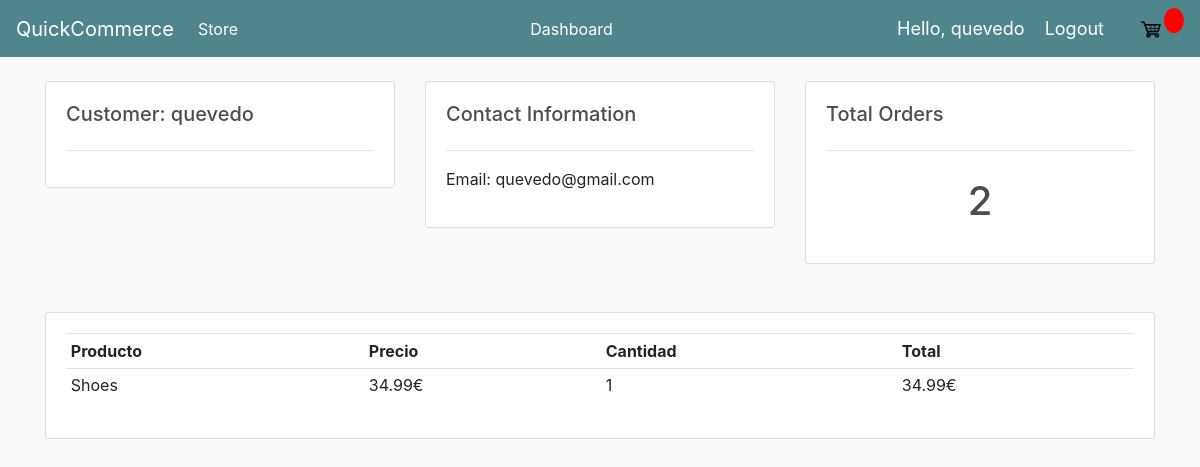
The app's page /customer/1 (signed in), older data.
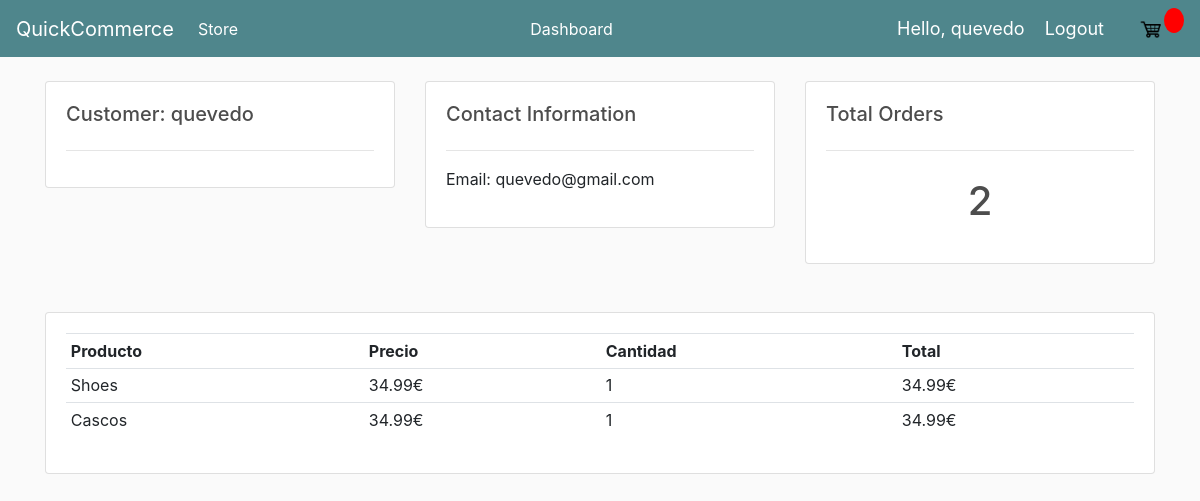
The same page, newer data.
### store/models.py (models this page shows, shortened)
class ProductoPedido(models.Model):
	producto = models.ForeignKey(Producto, on_delete=models.SET_NULL, null=True)
	pedido = models.ForeignKey(Pedido, on_delete=models.SET_NULL, null=True) # Si pongo clase Producto debajo de esta, no pilla la FK
	cantidad = models.IntegerField(default=0, null=True, blank=True)
	dia_añadido = models.DateTimeField(auto_now_add=True)
	@property
	def get_total(self):
		total = self.producto.precio * self.cantidad
		return total

class Producto(models.Model):
	nombre = models.CharField(max_length=200)
	precio = models.DecimalField(max_digits=7, decimal_places=2)
	digital = models.BooleanField(default=False,null=True, blank=True)
	imagen = models.ImageField(null=True, blank=True)

### store/views.py (the view)
# urls.py: path('customer/<int:pk>', views.customer, name="customer"),
def customer(request,pk):
	cliente = Cliente.objects.get(id=pk)
	data = cartData(request)
	items = data['items'] # try to access products that have been registered for that order and print them in the interface
	pedido= cliente.pedido_set.all()
	total_orders = pedido.count()
	context={'cliente':cliente, 'pedido':pedido, 'total_orders':total_orders,'items':items}
	return render(request, 'store/customer.html',context)

### store/models.py (called while the page is built)
	@property
	def get_cart_items(self):
		productopedido = self.productopedido_set.all()
		total = sum([item.cantidad for item in productopedido])
		return total

### store/utils.py (called while the page is built)
def cartData(request): # This function calls cookieCart() function which contains all items and their prices that have been added to the cart.
	if request.user.is_authenticated:
		cliente = request.user.cliente
		pedido, created = Pedido.objects.get_or_create(cliente=cliente, completo=False)
		items = pedido.productopedido_set.all()
		cartItems = pedido.get_cart_items
	else:
		cookieData = cookieCart(request) # we can access whats in utils through request method
		cartItems = cookieData['cartItems']
		pedido = cookieData['pedido']
		items = cookieData['items']
	return {'cartItems':cartItems ,'pedido':pedido, 'items':items}

### store/templates/store/customer.html
{% extends 'store/main.html' %}
{% block content %}
<br>
<div class="row">
	<div class="col-md">
		<div class="card card-body">
			<h5>Customer: {{cliente.nombre}}</h5>
			<hr>
		</div>
	</div>
	<div class="col-md">
		<div class="card card-body">
			<h5>Contact Information</h5>
			<hr>
			<p>Email:  {{cliente.email}}</p>
		</div>
	</div>
	<div class="col-md">
		<div class="card card-body">
			<h5>Total Orders</h5>
			<hr>
			<h1 style="text-align: center;padding: 10px">{{total_orders}}</h1>
		</div>
	</div>
</div>
<br>
<br>
<div class="row">
	<div class="col-md">
		<div class="card card-body">
			<table class="table table-sm">
				<tr>
					<th>Producto</th>
					<th>Precio</th>
					<th>Cantidad</th>
					<th>Total</th>
				</tr>
				{% for item in items %}
					<tr>
						<td>{{item.producto.nombre}}</td>
						<td>{{item.producto.precio|floatformat:2}}€</td>
						<td>{{item.cantidad}}</td>
						<td>{{item.get_total}}€</td>
					</tr>
				{% endfor %}
			</table>
		</div>
	</div>
</div>
{% endblock content %}

Row changes from the older to the newer data that the page shows:
added ProductoPedido: producto.nombre "Cascos", producto.precio "34.99", cantidad "1", get_total "34.99"
